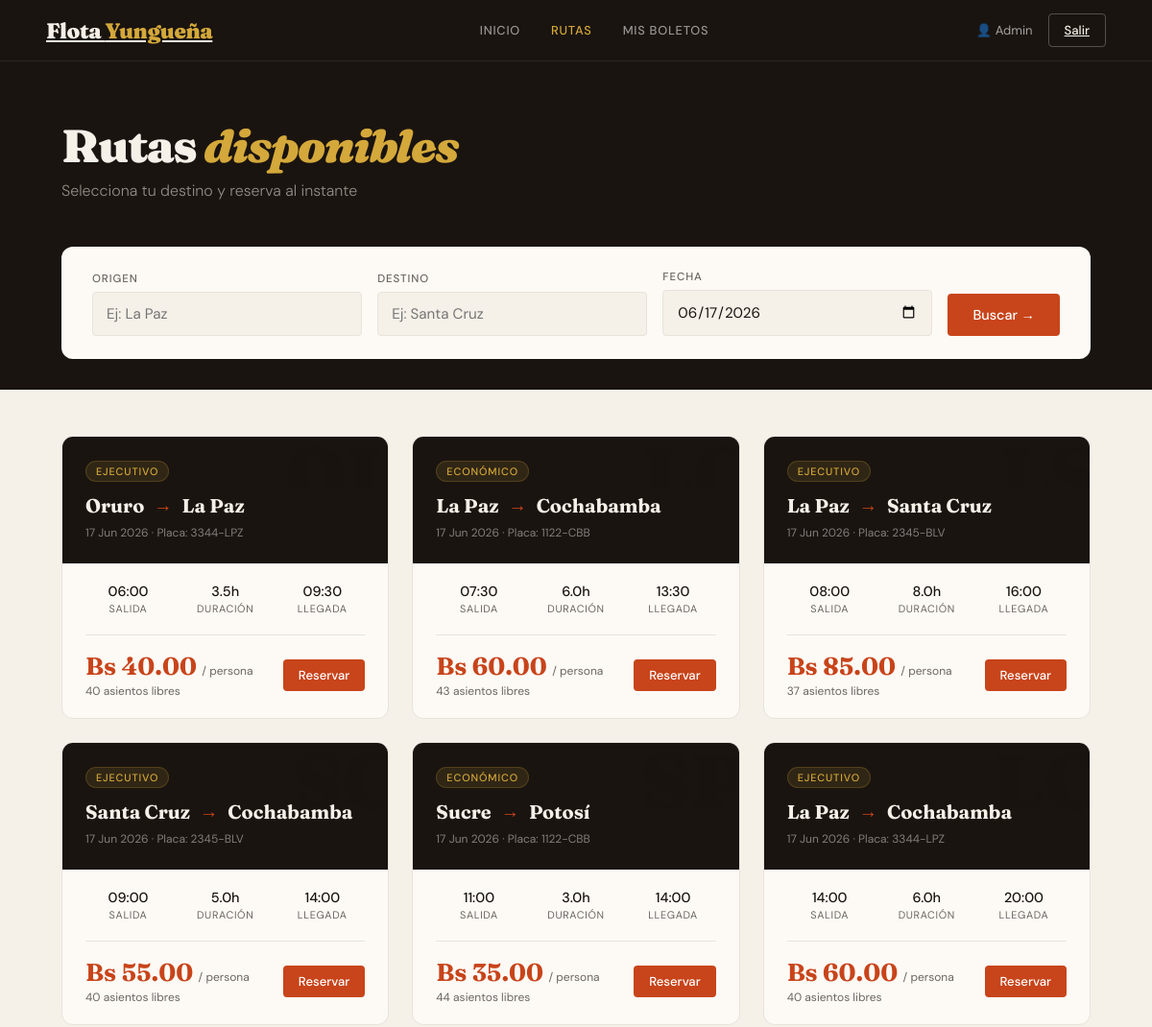
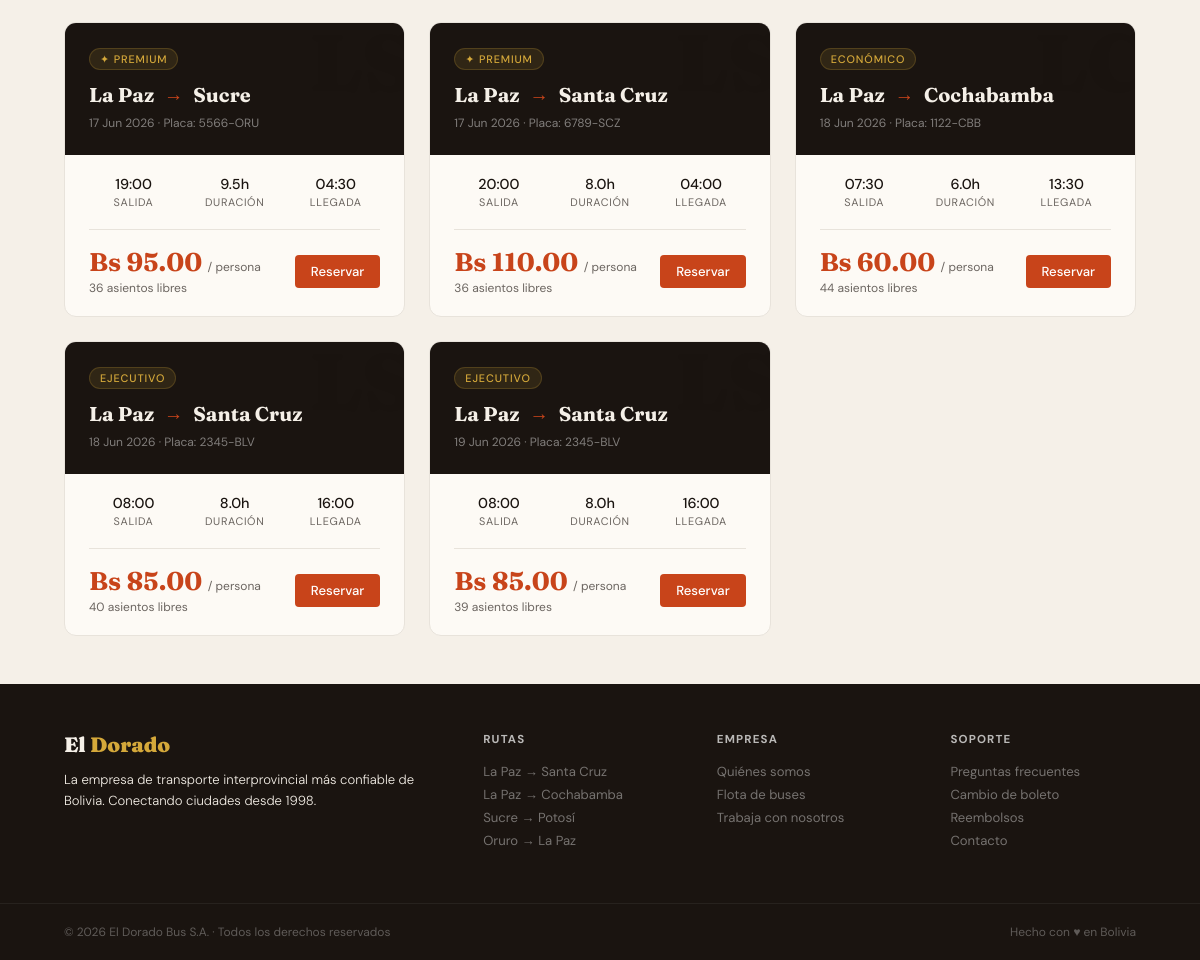
Page /index.php?page=rutas (signed in) on the committed database (2 pictures, top to bottom).
### tables this page shows
CREATE TABLE `viajes` (
  `id` int(10) UNSIGNED NOT NULL,
  `horario_id` int(10) UNSIGNED NOT NULL,
  `fecha_viaje` date NOT NULL,
  `precio` decimal(8,2) NOT NULL,
  `estado` enum('programado','en_curso','completado','cancelado') NOT NULL DEFAULT 'programado'
);

CREATE TABLE `buses` (
  `id` int(10) UNSIGNED NOT NULL,
  `placa` varchar(10) NOT NULL,
  `tipo` enum('economico','ejecutivo','premium_cama') NOT NULL DEFAULT 'ejecutivo',
  `total_seats` tinyint(3) UNSIGNED NOT NULL DEFAULT 40,
  `imagen` varchar(200) DEFAULT 'bus_default.jpg',
  `activo` tinyint(1) NOT NULL DEFAULT 1
);

CREATE TABLE `ciudades` (
  `id` int(10) UNSIGNED NOT NULL,
  `nombre` varchar(80) NOT NULL,
  `codigo` char(3) NOT NULL
);

CREATE TABLE `horarios` (
  `id` int(10) UNSIGNED NOT NULL,
  `ruta_id` int(10) UNSIGNED NOT NULL,
  `bus_id` int(10) UNSIGNED NOT NULL,
  `hora_salida` time NOT NULL,
  `hora_llegada` time NOT NULL,
  `dias` set('lun','mar','mie','jue','vie','sab','dom') NOT NULL DEFAULT 'lun,mar,mie,jue,vie,sab,dom',
  `activo` tinyint(1) NOT NULL DEFAULT 1
);

CREATE TABLE `rutas` (
  `id` int(10) UNSIGNED NOT NULL,
  `origen_id` int(10) UNSIGNED NOT NULL,
  `destino_id` int(10) UNSIGNED NOT NULL,
  `distancia_km` smallint(5) UNSIGNED DEFAULT NULL,
  `duracion_h` decimal(4,1) NOT NULL,
  `precio_base` decimal(8,2) NOT NULL,
  `activo` tinyint(1) NOT NULL DEFAULT 1
);

### index.php (called while the page is built, shortened)
<?php
require_once __DIR__ . '/config/database.php';
require_once __DIR__ . '/controllers/RutaController.php';
$page   = $_GET['page']   ?? 'home';
switch ($page) {
    case 'rutas':
        $ctrl = new RutaController();
        $data = isset($_GET['buscar']) ? $ctrl->buscar() : $ctrl->index();
        break;
}
require __DIR__ . '/views/layout.php';

### models/RutaModel.php (called while the page is built, shortened)
<?php
require_once __DIR__ . '/../config/database.php';
class RutaModel {
    private PDO $db;
    public function __construct() {
        $this->db = Database::connect();
    }
    public function getViajesDisponibles(string $origen = '', string $destino = '', string $fecha = ''): array {
        $where = ['v.estado = "programado"', 'v.fecha_viaje >= CURDATE()'];
        $params = [];
        $sql = "SELECT
                  v.id AS viaje_id, v.fecha_viaje, v.precio, v.estado,
                  c_o.nombre AS origen, c_d.nombre AS destino,
                  h.hora_salida, h.hora_llegada, r.duracion_h,
                  b.tipo AS tipo_bus, b.total_seats, b.placa,
                  (SELECT COUNT(*) FROM reservas res
                   WHERE res.viaje_id = v.id AND res.estado != 'cancelada') AS asientos_ocupados
                FROM viajes v
                JOIN horarios h   ON h.id  = v.horario_id
                JOIN rutas    r   ON r.id  = h.ruta_id
                JOIN ciudades c_o ON c_o.id = r.origen_id
                JOIN ciudades c_d ON c_d.id = r.destino_id
                JOIN buses    b   ON b.id  = h.bus_id
                WHERE " . implode(' AND ', $where) . "
                ORDER BY v.fecha_viaje, h.hora_salida";
        $stmt = $this->db->prepare($sql);
        $stmt->execute($params);
        return $stmt->fetchAll();
    }
}

### config/database.php (called while the page is built, shortened)
<?php
class Database {
    private static ?PDO $instance = null;
    public static function connect(): PDO {
        if (self::$instance === null) {
            $dsn = sprintf(
            'mysql:host=%s;port=%s;dbname=%s;charset=%s',
             DB_HOST,
             DB_PORT,
             DB_NAME,
             DB_CHARSET
);
            self::$instance = new PDO($dsn, DB_USER, DB_PASS, [
                PDO::ATTR_ERRMODE => PDO::ERRMODE_EXCEPTION,
                PDO::ATTR_DEFAULT_FETCH_MODE => PDO::FETCH_ASSOC,
                PDO::ATTR_EMULATE_PREPARES => false,
            ]);
        }
        return self::$instance;
    }
}

### controllers/RutaController.php (called while the page is built, shortened)
<?php
require_once __DIR__ . '/../models/RutaModel.php';
class RutaController {
    private RutaModel $model;
    public function __construct() {
        $this->model = new RutaModel();
    }
    public function index(): array {
        return [
            'viajes'   => $this->model->getViajesDisponibles(),
            'ciudades' => $this->model->getCiudades(),
        ];
    }
}

### views/rutas.php (the view, shortened to what this page needs)
<?php
$filtros = $filtros ?? [];
?>
<div class="page-header">
  <h2>Rutas <em>disponibles</em></h2>
  <p>Selecciona tu destino y reserva al instante</p>
</div>
<section style="background:var(--dark);padding:0 4rem 2rem;">
  <form action="index.php" method="GET" class="search-grid" style="background:var(--white);padding:1.5rem 2rem;border-radius:var(--r-lg);">
    <div class="field">
      <label>Origen</label>
      <input type="text" name="origen" value="<?= htmlspecialchars($filtros['origen'] ?? '') ?>" placeholder="Ej: La Paz" />
    </div>
    <div class="field">
      <label>Destino</label>
      <input type="text" name="destino" value="<?= htmlspecialchars($filtros['destino'] ?? '') ?>" placeholder="Ej: Santa Cruz" />
    </div>
    <div class="field">
      <label>Fecha</label>
      <input type="date" name="fecha" value="<?= htmlspecialchars($filtros['fecha'] ?? '') ?>" />
    </div>
    <button type="submit" class="btn btn-primary">Buscar →</button>
  </form>
</section>
<div class="routes-grid">
  <?php if (empty($viajes)): ?>
    <div class="empty-state" style="grid-column:1/-1">
      <h3>No se encontraron viajes</h3>
      <p>Prueba con otras ciudades o fecha</p>
    </div>
  <?php else: ?>
    <?php foreach ($viajes as $v):
      $libres = $v['total_seats'] - $v['asientos_ocupados'];
      $tags   = ['economico'=>'Económico','ejecutivo'=>'Ejecutivo','premium_cama'=>'✦ Premium'];
      $tag    = $tags[$v['tipo_bus']] ?? 'Disponible';
    ?>
    <div class="route-card">
      <div class="route-card-top" data-bg="<?= substr($v['origen'],0,1).substr($v['destino'],0,1) ?>">
        <div class="route-tag"><?= $tag ?></div>
        <div class="route-cities">
          <span class="city-name"><?= htmlspecialchars($v['origen']) ?></span>
          <span class="route-arrow">→</span>
          <span class="city-name"><?= htmlspecialchars($v['destino']) ?></span>
        </div>
        <div style="font-size:.75rem;color:rgba(255,255,255,.45);margin-top:8px;">
          <?= date('d M Y', strtotime($v['fecha_viaje'])) ?> · Placa: <?= htmlspecialchars($v['placa']) ?>
        </div>
      </div>
      <div class="route-card-body">
        <div class="route-meta">
          <div class="meta-item">
            <div class="meta-val"><?= substr($v['hora_salida'],0,5) ?></div>
            <div class="meta-key">Salida</div>
          </div>
          <div class="meta-item">
            <div class="meta-val"><?= number_format($v['duracion_h'],1) ?>h</div>
            <div class="meta-key">Duración</div>
          </div>
          <div class="meta-item">
            <div class="meta-val"><?= substr($v['hora_llegada'],0,5) ?></div>
            <div class="meta-key">Llegada</div>
          </div>
        </div>
        <div class="route-card-footer">
          <div>
            <div class="route-price-tag">
              Bs <?= number_format($v['precio'],2) ?> <small>/ persona</small>
            </div>
            <div style="font-size:.75rem;color:var(--mid);margin-top:2px;"><?= $libres ?> asientos libres</div>
          </div>
          <a href="index.php?page=detalle_viaje&viaje_id=<?= $v['viaje_id'] ?>" class="btn btn-primary btn-sm">
            Reservar
          </a>
        </div>
      </div>
    </div>
    <?php endforeach; ?>
  <?php endif; ?>
</div>

### style.css (style rules this page uses)
*, *::before, *::after { box-sizing: border-box; margin: 0; padding: 0; }
:root { --cream: #F5F0E8; --dark: #1A1410; --rust: #C8441A; --rust-d: #8B2E0F; --gold: #D4A83A; --gold-light: #F5E9C8; --slate: #3A3530; --mid: #6B6560; --light: #E8E3DB; --white: #FDFAF5; --r: 4px; --r-lg: 12px; }
html { scroll-behavior: smooth; }
body { font-family: 'DM Sans', sans-serif; background: var(--cream); color: var(--dark); min-height: 100vh; }
.search-grid { display:grid; grid-template-columns:1fr 1fr 1fr auto; gap:1rem; align-items:end; }
.field label { display:block; font-size:.72rem; font-weight:500; color:var(--mid); text-transform:uppercase; letter-spacing:.08em; margin-bottom:6px; }
.field input, .field select { width:100%; padding:12px 14px; border:1.5px solid var(--light); border-radius:var(--r); font-family:'DM Sans',sans-serif; font-size:.95rem; color:var(--dark); background:var(--cream); outline:none; transition:border-color .2s; }
.btn { display:inline-flex; align-items:center; gap:6px; border:none; border-radius:var(--r); padding:13px 26px; font-size:.9rem; font-weight:500; cursor:pointer; font-family:'DM Sans',sans-serif; transition:all .2s; text-decoration:none; }
.btn-primary { background:var(--rust); color:#fff; }
.btn-sm { padding:8px 16px; font-size:.82rem; }
.page-header { background:var(--dark); padding:4rem 4rem 3rem; color:var(--cream); }
.page-header h2 { font-family:'Fraunces',serif; font-size:3rem; font-weight:900; letter-spacing:-.03em; line-height:1; }
.page-header h2 em { font-style:italic; color:var(--gold); }
.page-header p { color:rgba(245,240,232,.55); margin-top:.75rem; font-weight:300; }
.routes-grid { padding:3rem 4rem; display:grid; grid-template-columns:repeat(auto-fill,minmax(300px,1fr)); gap:1.5rem; }
.route-card { background:var(--white); border-radius:var(--r-lg); overflow:hidden; border:1px solid var(--light); transition:transform .2s, box-shadow .2s; }
.route-card-top { background:var(--dark); padding:1.5rem; position:relative; overflow:hidden; }
.route-card-top::after { content:attr(data-bg); position:absolute; right:-10px; top:-10px; font-size:5rem; opacity:.07; font-family:'Fraunces',serif; font-weight:900; }
.route-tag { font-size:.68rem; font-weight:500; text-transform:uppercase; letter-spacing:.08em; color:var(--gold); background:rgba(212,168,58,.12); border:1px solid rgba(212,168,58,.2); padding:3px 10px; border-radius:100px; display:inline-block; margin-bottom:12px; }
.route-cities { display:flex; align-items:center; gap:10px; color:var(--cream); }
.city-name { font-family:'Fraunces',serif; font-size:1.25rem; font-weight:700; }
.route-arrow { color:var(--rust); font-size:1.2rem; }
.route-card-body { padding:1.25rem 1.5rem; }
.route-meta { display:grid; grid-template-columns:1fr 1fr 1fr; gap:.75rem; margin-bottom:1.25rem; }
.meta-item { text-align:center; }
.meta-val { font-weight:500; font-size:.9rem; }
.meta-key { font-size:.68rem; color:var(--mid); text-transform:uppercase; letter-spacing:.06em; margin-top:2px; }
.route-card-footer { display:flex; align-items:center; justify-content:space-between; padding-top:1rem; border-top:1px solid var(--light); }
.route-price-tag { font-family:'Fraunces',serif; font-size:1.6rem; font-weight:700; color:var(--rust); }
.route-price-tag small { font-family:'DM Sans',sans-serif; font-size:.75rem; color:var(--mid); font-weight:400; }

### rows in the picture
viajes: buses.tipo "EJECUTIVO", ciudades.nombre "Oruro", ciudades.nombre "La Paz", fecha_viaje "17 Jun 2026", buses.placa "3344-LPZ", horario.hora_salida "06:00", rutas.duracion_h "3.5", horario.hora_llegada "09:30", precio "40.00", buses.total_seats "40"
viajes: buses.tipo "ECONÓMICO", ciudades.nombre "La Paz", ciudades.nombre "Cochabamba", fecha_viaje "17 Jun 2026", buses.placa "1122-CBB", horario.hora_salida "07:30", rutas.duracion_h "6.0", horario.hora_llegada "13:30", precio "60.00", libres "43"
viajes: buses.tipo "EJECUTIVO", ciudades.nombre "La Paz", ciudades.nombre "Santa Cruz", fecha_viaje "17 Jun 2026", buses.placa "2345-BLV", horario.hora_salida "08:00", rutas.duracion_h "8.0", horario.hora_llegada "16:00", precio "85.00", libres "37"
viajes: buses.tipo "EJECUTIVO", ciudades.nombre "Santa Cruz", ciudades.nombre "Cochabamba", fecha_viaje "17 Jun 2026", buses.placa "2345-BLV", horario.hora_salida "09:00", rutas.duracion_h "5.0", horario.hora_llegada "14:00", precio "55.00", buses.total_seats "40"
viajes: buses.tipo "ECONÓMICO", ciudades.nombre "Sucre", ciudades.nombre "Potosí", fecha_viaje "17 Jun 2026", buses.placa "1122-CBB", horario.hora_salida "11:00", rutas.duracion_h "3.0", horario.hora_llegada "14:00", precio "35.00", buses.total_seats "44"
viajes: buses.tipo "EJECUTIVO", ciudades.nombre "La Paz", ciudades.nombre "Cochabamba", fecha_viaje "17 Jun 2026", buses.placa "3344-LPZ", horario.hora_salida "14:00", rutas.duracion_h "6.0", horario.hora_llegada "20:00", precio "60.00", buses.total_seats "40"
viajes: buses.tipo "✦ PREMIUM", ciudades.nombre "La Paz", ciudades.nombre "Sucre", fecha_viaje "17 Jun 2026", buses.placa "5566-ORU", horario.hora_salida "19:00", rutas.duracion_h "9.5", horario.hora_llegada "04:30", precio "95.00", buses.total_seats "36"
viajes: buses.tipo "✦ PREMIUM", ciudades.nombre "La Paz", ciudades.nombre "Santa Cruz", fecha_viaje "17 Jun 2026", buses.placa "6789-SCZ", horario.hora_salida "20:00", rutas.duracion_h "8.0", horario.hora_llegada "04:00", precio "110.00", buses.total_seats "36"
viajes: buses.tipo "ECONÓMICO", ciudades.nombre "La Paz", ciudades.nombre "Cochabamba", fecha_viaje "18 Jun 2026", buses.placa "1122-CBB", horario.hora_salida "07:30", rutas.duracion_h "6.0", horario.hora_llegada "13:30", precio "60.00", buses.total_seats "44"
viajes: buses.tipo "EJECUTIVO", ciudades.nombre "La Paz", ciudades.nombre "Santa Cruz", fecha_viaje "18 Jun 2026", buses.placa "2345-BLV", horario.hora_salida "08:00", rutas.duracion_h "8.0", horario.hora_llegada "16:00", precio "85.00", buses.total_seats "40"
viajes: buses.tipo "EJECUTIVO", ciudades.nombre "La Paz", ciudades.nombre "Santa Cruz", fecha_viaje "19 Jun 2026", buses.placa "2345-BLV", horario.hora_salida "08:00", rutas.duracion_h "8.0", horario.hora_llegada "16:00", precio "85.00", libres "39"

### other values in the picture
$userName "Admin"
